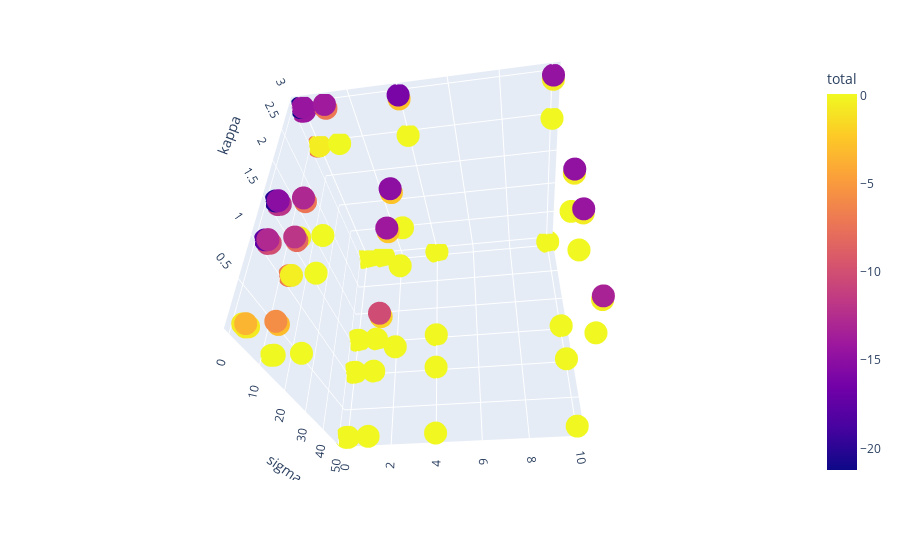

Notebook source saved alongside this figure:
### Code cell
fig = px.scatter_3d(grid_results.groupby(['sigma', 'gamma', 'kappa']).mean().reset_index(), x='gamma', y='sigma', z='kappa',
                    color='total')
fig.show()

### Figure 1 — Plotly figure (JSON) as saved in the notebook; plotly's stock layout.template omitted (floating-point values rounded to 4 significant figures)
{"data": [{"hovertemplate": "gamma=%{x}<br>sigma=%{y}<br>kappa=%{z}<br>total=%{marker.color}<extra></extra>", "legendgroup": "", "marker": {"color": [-0.6416, -17.67, -20.24, -21.22, -3.456, -12.75, -15.11, -14.35, -5.769, -11.82, -12.88, -13.9, -10.15, -14.05, -14.97, -16.03, -13.26, -14.33, -14.75, -14.55, -0.623, -10.81, -12.05, -13.62, -0.6789, -9.95, -11.94, -14.14, -3.034, -8.003, -7.255, -7.163, -1.796, -2.458, -2.584, -2.768, -0.4791, -0.5487, -0.5797, -0.565, 0.0694, -6.809, -8.194, -6.948, 0.06527, -0.3863, -0.4149, -0.5089, 0.08114, 0.07628, 0.09651, 0.07014, 0, 0, 0, 0, 0, 0, 0, 0, 0.09401, -0.09407, -0.0852, -0.09713, 0, 0, 0, 0, 0, 0, 0, 0, 0, 0, 0, 0, 0, 0, 0, 0], "coloraxis": "coloraxis", "symbol": "circle"}, "mode": "markers", "name": "", "scene": "scene", "showlegend": false, "type": "scatter3d", "x": [0.01, 0.01, 0.01, 0.01, 0.1, 0.1, 0.1, 0.1, 1, 1, 1, 1, 4, 4, 4, 4, 10, 10, 10, 10, 0.01, 0.01, 0.01, 0.01, 0.1, 0.1, 0.1, 0.1, 1, 1, 1, 1, 4, 4, 4, 4, 10, 10, 10, 10, 0.01, 0.01, 0.01, 0.01, 0.1, 0.1, 0.1, 0.1, 1, 1, 1, 1, 4, 4, 4, 4, 10, 10, 10, 10, 0.01, 0.01, 0.01, 0.01, 0.1, 0.1, 0.1, 0.1, 1, 1, 1, 1, 4, 4, 4, 4, 10, 10, 10, 10], "y": [0.1, 0.1, 0.1, 0.1, 0.1, 0.1, 0.1, 0.1, 0.1, 0.1, 0.1, 0.1, 0.1, 0.1, 0.1, 0.1, 0.1, 0.1, 0.1, 0.1, 1, 1, 1, 1, 1, 1, 1, 1, 1, 1, 1, 1, 1, 1, 1, 1, 1, 1, 1, 1, 10, 10, 10, 10, 10, 10, 10, 10, 10, 10, 10, 10, 10, 10, 10, 10, 10, 10, 10, 10, 50, 50, 50, 50, 50, 50, 50, 50, 50, 50, 50, 50, 50, 50, 50, 50, 50, 50, 50, 50], "z": [0.1, 1, 1.5, 3, 0.1, 1, 1.5, 3, 0.1, 1, 1.5, 3, 0.1, 1, 1.5, 3, 0.1, 1, 1.5, 3, 0.1, 1, 1.5, 3, 0.1, 1, 1.5, 3, 0.1, 1, 1.5, 3, 0.1, 1, 1.5, 3, 0.1, 1, 1.5, 3, 0.1, 1, 1.5, 3, 0.1, 1, 1.5, 3, 0.1, 1, 1.5, 3, 0.1, 1, 1.5, 3, 0.1, 1, 1.5, 3, 0.1, 1, 1.5, 3, 0.1, 1, 1.5, 3, 0.1, 1, 1.5, 3, 0.1, 1, 1.5, 3, 0.1, 1, 1.5, 3]}], "layout": {"autosize": true, "coloraxis": {"colorbar": {"title": {"text": "total"}}, "colorscale": [[0, "#0d0887"], [0.1111, "#46039f"], [0.2222, "#7201a8"], [0.3333, "#9c179e"], [0.4444, "#bd3786"], [0.5556, "#d8576b"], [0.6667, "#ed7953"], [0.7778, "#fb9f3a"], [0.8889, "#fdca26"], [1, "#f0f921"]]}, "legend": {"tracegroupgap": 0}, "margin": {"t": 60}, "scene": {"aspectmode": "auto", "aspectratio": {"x": 1, "y": 1, "z": 1}, "camera": {"center": {"x": 0, "y": 0, "z": 0}, "eye": {"x": 0.2277, "y": -1.561, "z": -1.159}, "projection": {"type": "perspective"}, "up": {"x": 0, "y": 0, "z": 1}}, "domain": {"x": [0, 1], "y": [0, 1]}, "xaxis": {"title": {"text": "gamma"}, "type": "linear"}, "yaxis": {"title": {"text": "sigma"}, "type": "linear"}, "zaxis": {"title": {"text": "kappa"}, "type": "linear"}}}}
